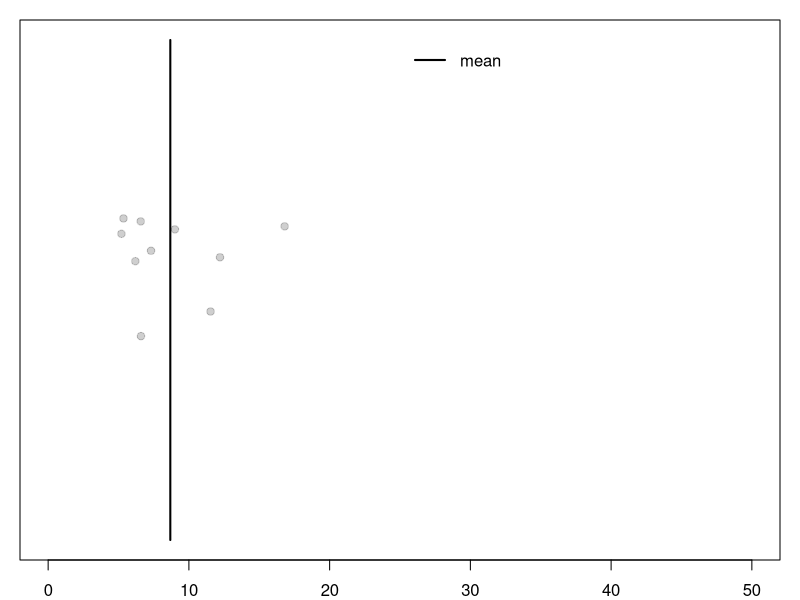
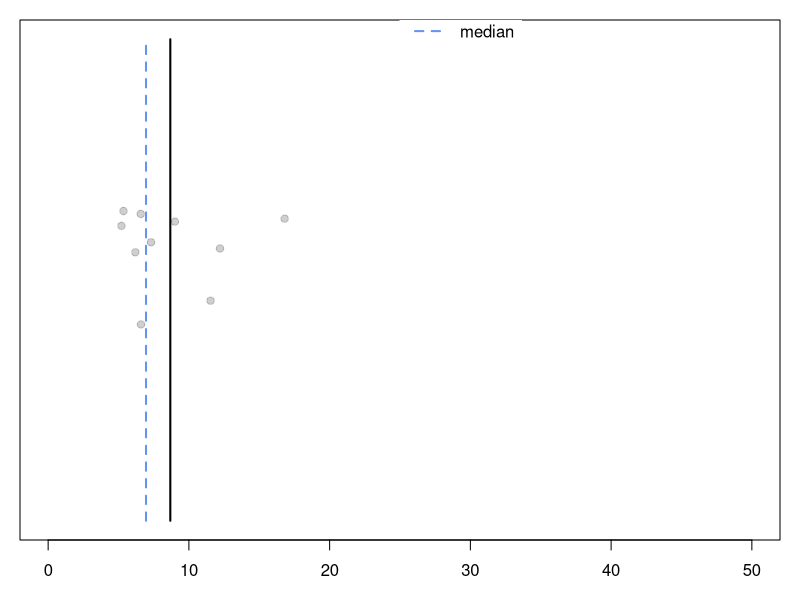
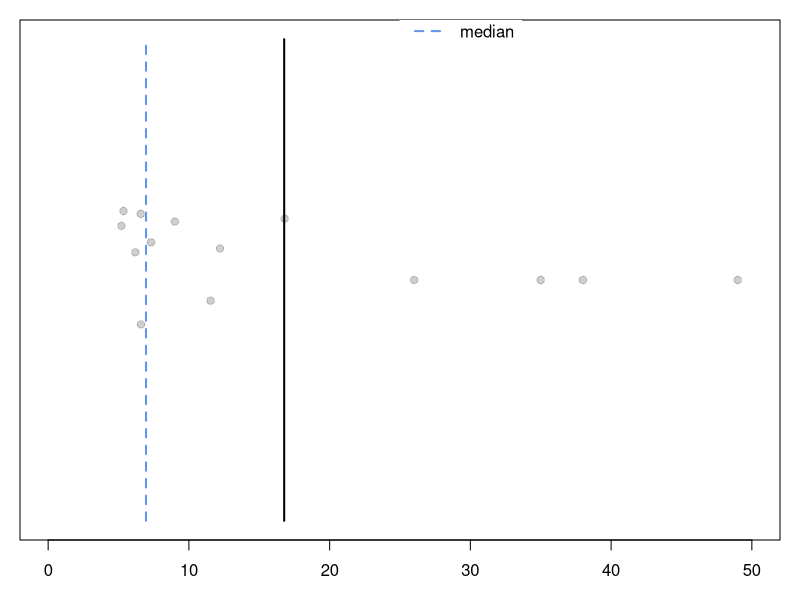
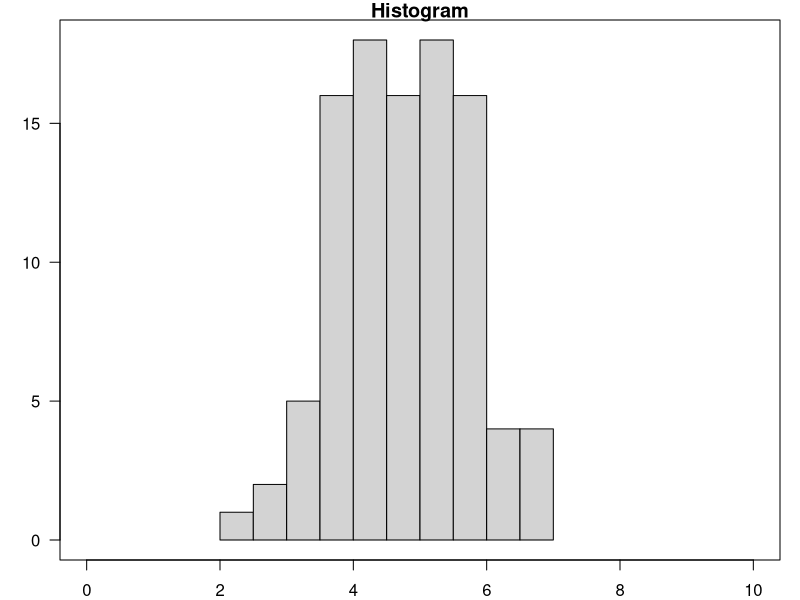
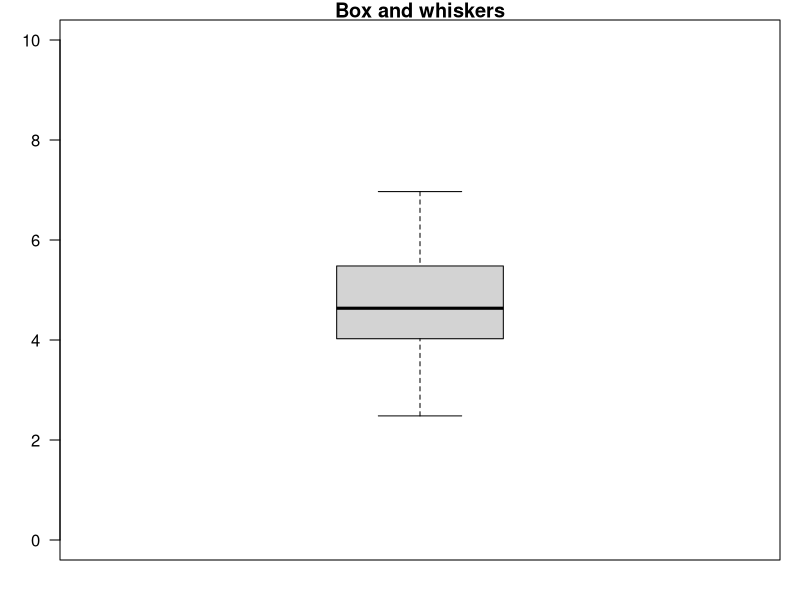
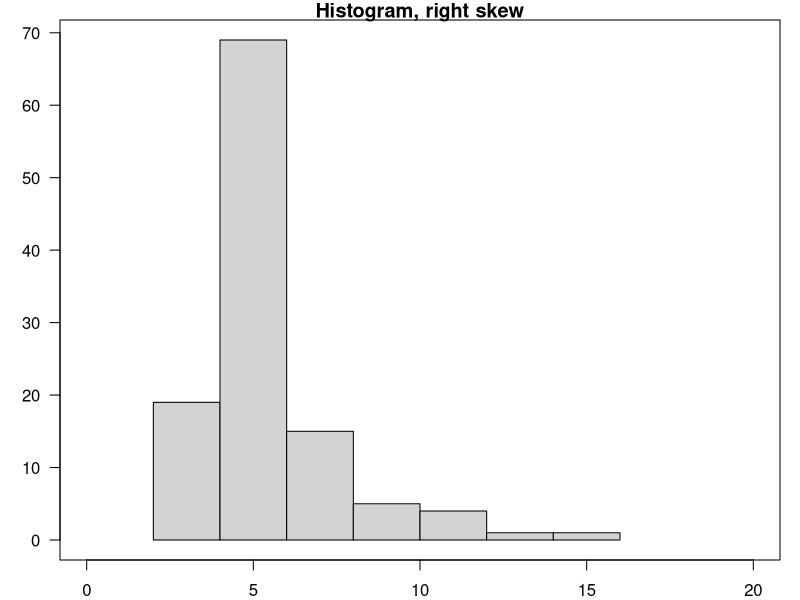
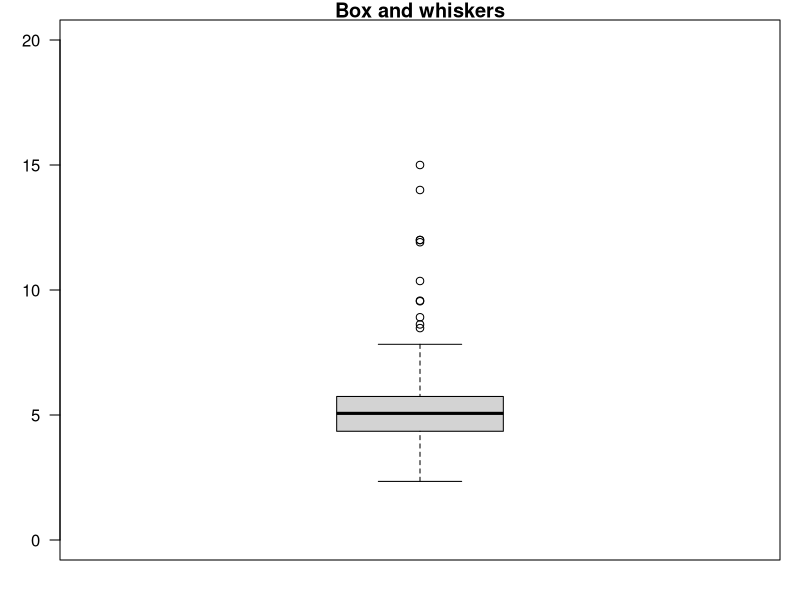
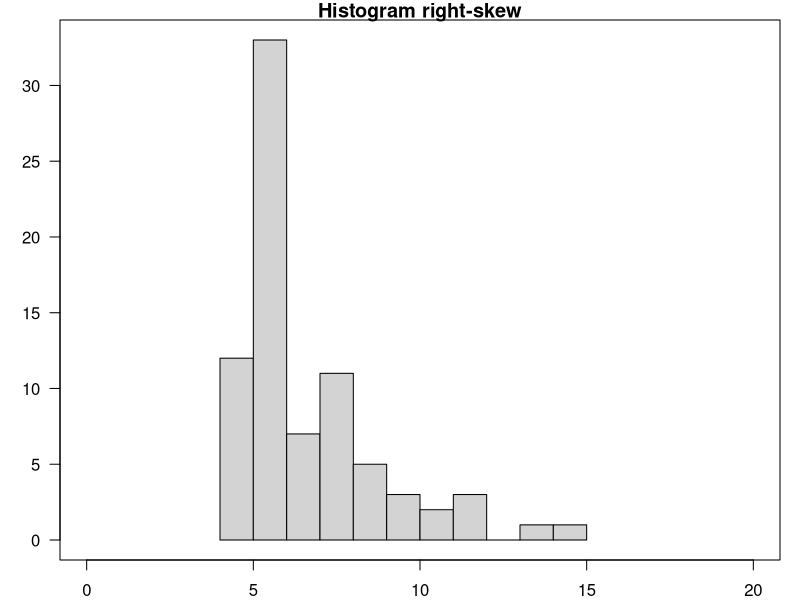

Reproduce these figures in R, in order.
## ---- chunk 1
knitr::opts_chunk$set(comment = NA)
knitr::opts_chunk$set( prompt=TRUE ) 

knitr::knit_hooks$set(small.mar = function(before, options, envir) {
    if (before) par(mar = c(2, 2, 1, 1))  # smaller margin on top and right
})
knitr::knit_hooks$set(left.mar = function(before, options, envir) {
    if (before) par(mar = c(2, 4, 1, 1))  # smaller margin on top and right
})
knitr::knit_hooks$set(med.mar = function(before, options, envir) {
    if (before) par(mar = c(4, 4, 1, 1))  # smaller margin on top and right
})
knitr::knit_hooks$set(bottom.mar = function(before, options, envir) {
    if (before) par(mar = c(3, 2, 1, 1))  # smaller margin on top and right
})
## ---- chunk 2
height = c(7,8,7,9.5)
weight = c(4,3.2, 3.7, 5.4)
myTable=data.frame(height, weight)
rownames(myTable)=c('Flopsy','Mopsy','Cottontail','Peter')

my_observations = rnorm(1000, mean=50, sd=10)
my_bivariate = c( rnorm(1000, mean=50, sd=5), rnorm(1000, mean=65, sd=5) )
pap_no = c( 9,17,9,0,15,12,7,0,0,0,13,10,0,0,0,8,1,7,4,
  7,2,12,1,4,0,35,6,9,0,0,12,16,16,0,6,3,0,4,
  0,0,0,0,3,2,1,7,5,23,2,3,3,5,0,3,5,17,1,
  1,4,21,0,0,2,14,5,2,0,3,6,2,1)

MCV = c( 59.5,49.0,48.7,50.1,49.9,54.5,57.0,63.2,47.5,65.1,63.5,61.3,77.3,50.2,50.9,66.4,62.1,49.7,58.2,60.0,54.8,45.3,48.8,61.2,47.8,53.4,60.1,61.4,
57.9,61.2,62.1,64.6,61.3,45.8,65.9,47.6,59.4,63.5,52.2,51.8,75.9,51.3,60.6,55.7,69.3,50.5,57.7,54.6,67.7,60.5,54.4,58.6,73.6,60.0,53.2,49.6,
56.4,62.0,48.9,52.9,50.1,56.3,56.6,64.3,59.3,57.3,57.2,48.1,46.6,45.2,48.7,60.6,48.0,47.5,52.7,49.7,56.4,51.2,46.1,43.8,51.7,47.4,59.0,54.1,
47.9,43.6,47.6,53.7,45.2,48.7,49.7,46.6,51.2,46.1,50.6,54.2,47.4,52.7,51.7,50.6,49.5,55.1,51.9,59.6,46.3,51.0,48.3,50.2,56.5,56.3,46.5,45.8,
55.3,47.0,49.8,47.6,56.9,55.4,52.9,58.1,58.2,56.0,57.0,48.6,55.4,58.3,57.2,58.6,55.0,65.5,60.7,45.5,44.1,47.2,50.4,46.7,55.1,52.5,53.1,55.2,
52.3,50.5,48.9,45.2,53.3,48.4,55.0,55.4,49.2,43.6,52.2,51.6,49.0,51.0,60.4,45.7,55.0,50.5,46.8,46.4,46.5,54.4,46.1,48.4,56.1,55.2,56.8,58.1,
47.7,55.0,58.6,55.2,47.2,46.5,58.2,56.7,58.9,57.3,54.2,54.6,54.9,55.7,54.7,56.1,55.3,51.1,48.3,46.2,51.6,54.7,49.9,54.0,55.8,49.6,46.2,58.4,
52.4,44.7,47.8,59.2,57.3,49.6,45.9,44.3,57.0,44.4,47.8,49.4,50.7,56.0,47.6,52.8,46.0,47.6,51.4,55.4,45.5,46.2,47.1,51.3,52.4,49.4,48.0,46.2)

## ---- chunk 3
par(mar=c(2,1,1,1))
vals = rnorm(10, mean=10, sd=3)
valskew=c()
ylocs =  jitter( rep(1,length(vals)), 3)
plot( c(vals, valskew),  
      c( ylocs, rep(1, length(valskew) ) ),
      pch=19, axes=FALSE, xlab="", ylab="", xlim=c(0, 50), ylim=c(0.8, 1.2), col="#11111133" )
box()
axis(1, seq(0,50,10))
mu = mean( c(vals, valskew) )
lines( c(mu, mu), c(0.8, 1.2), lwd=2)
legend( 25, 1.2, c("mean"), lty=c(1), lwd=2, box.col="white" )

## ---- chunk 4
observations = c(2,4,7,2,6,9,7,3,1)
observations = sort( observations )
observations[ 5 ] 
median(observations)
## ---- chunk 5
par(mar=c(3,1,1,1))
plot( c(vals, valskew),  
      c( ylocs, rep(1, length(valskew) ) ),
      pch=19, axes=FALSE, xlab="", ylab="", xlim=c(0, 50), ylim=c(0.8, 1.2), col="#11111133" )
box()
axis(1, seq(0,50,10))
mu = mean( c(vals, valskew) )
lines( c(mu, mu), c(0.8, 1.2), lwd=2)
med = median( vals )
lines( c(med, med), c(0.8, 1.2), lwd=2, lty=2, col="cornflowerblue")
legend( 25, 1.24, c("mean", "median"), lty=c(1,2), lwd=2, box.col="white", col=c("black","cornflowerblue") )


valskew = c(26, 38, 35, 49)
plot( c(vals, valskew),  
      c( ylocs, rep(1, length(valskew) ) ),
      pch=19, axes=FALSE, xlab="", ylab="", xlim=c(0, 50), ylim=c(0.8, 1.2), col="#11111133" )
box()
axis(1, seq(0,50,10))
mu = mean( c(vals, valskew) )
lines( c(mu, mu), c(0.8, 1.2), lwd=2)
med = median( vals )
lines( c(med, med), c(0.8, 1.2), lwd=2, lty=2, col="cornflowerblue")
legend( 25, 1.24, c("mean", "median"), lty=c(1,2), lwd=2, box.col="white", col=c("black","cornflowerblue") )

## ---- chunk 6
vv = rnorm( 100, mean=5)
par(mar=c(2,3,1,1))
hist(vv, las=1, xlim=c(0,10), main="Histogram")
box()
boxplot( vv, las=1, ylim=c(0, 10), boxwex=0.5, main="Box and whiskers" )
## ---- chunk 7
vv2 = c( rnorm( 100, mean=5), rnorm( 10, mean=9), 12,12,14,15 )
par(mar=c(2,3,1,1))
hist(vv2, las=1, xlim=c(0,20), main="Histogram, right skew")
box()
boxplot( vv2, las=1, ylim=c(0, 20), boxwex=0.5, main="Box and whiskers" )
## ---- chunk 8
vv2 = vv2[vv2>4.5]
vv2 = c(vv2, 7,8,8,9,9,10,11)
par(mar=c(2,3,1,1))
hist(vv2, las=1, xlim=c(0,20), main="Histogram right-skew", breaks=10)
box()
boxplot( vv2, las=1, ylim=c(0, 20), boxwex=0.5, main="Box and whiskers, right-skew" )
## ---- chunk 9
layout(matrix(1:3,1,3))
par(mar=c(3,3,1,2))
X = rnorm(100, 0, 0.25)
plot( X, pch=19, cex=0.5, las=1, ylim=c(-3,3) )
text( 100, -2.7, paste("mean:", round( mean(X), 2), sep=" " ), adj=1, font=2 )
text( 100, -3, paste("variance:", round( var(X), 2), sep=" " ), adj=1, font=2 )
X = rnorm(100, 0, 0.75)
plot( X, pch=19, cex=0.5, las=1, ylim=c(-3,3) )
text( 100, -2.7, paste("mean:", round( mean(X), 2), sep=" " ), adj=1, font=2 )
text( 100, -3, paste("variance:", round( var(X), 2), sep=" " ), adj=1, font=2 )
X = rnorm(100, 0, 1)
plot( X, pch=19, cex=0.5, las=1, ylim=c(-3,3) )
text( 100, -2.7, paste("mean:", round( mean(X), 2), sep=" " ), adj=1, font=2 )
text( 100, -3, paste("variance:", round( var(X), 2), sep=" " ), adj=1, font=2 )
## ---- chunk 10
X = rnorm(100, 0, 0.25)
## ---- chunk 11
boxplot(X)
## ---- chunk 12
boxplot(X, boxwex=0.3)
## ---- chunk 13
values = c(8,10,4,6,1,7,2,5,3,9,
           6,9,5,7,4,10,11,13,8,12)
category = factor( c("A","A","A","A","A","A","A","A","A","A",
                      "B","B","B","B","B","B","B","B","B","B") )
boxplot(values~category)
